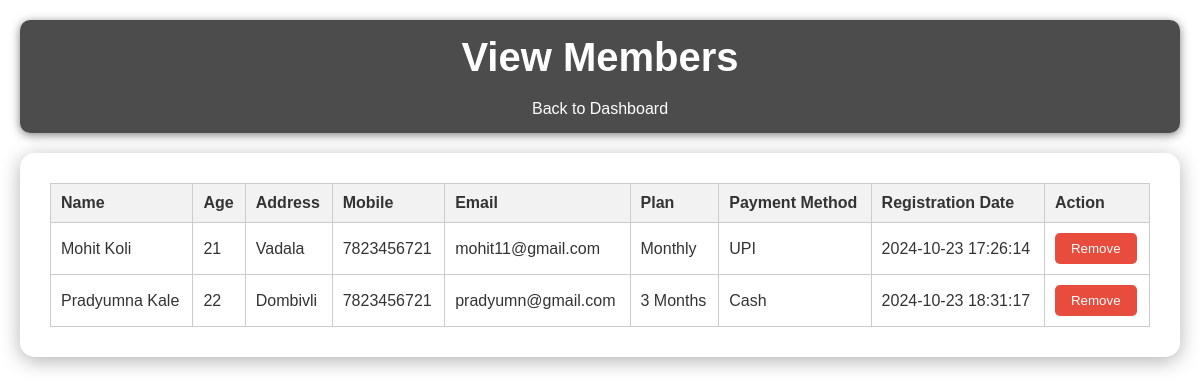
Page /view_members (signed in) on the committed database.
### tables this page shows
CREATE TABLE members (
    id INTEGER PRIMARY KEY AUTOINCREMENT,
    name TEXT NOT NULL,
    surname TEXT NOT NULL,
    age INTEGER NOT NULL,
    address TEXT NOT NULL,
    mobile TEXT NOT NULL,
    email TEXT NOT NULL,  -- Email field added for members
    plan_id INTEGER,
    payment_method TEXT NOT NULL,
    registration_date TIMESTAMP DEFAULT CURRENT_TIMESTAMP,
    FOREIGN KEY (plan_id) REFERENCES plans (id)
);

CREATE TABLE plans (
    id INTEGER PRIMARY KEY AUTOINCREMENT,
    name TEXT NOT NULL,  -- Updated to 'name' instead of 'plan_name'
    duration TEXT NOT NULL,
    price REAL NOT NULL
);

### app.py (the view)
@app.route('/view_members')
def view_members():
    if 'username' in session:
        conn = get_db_connection()
        cursor = conn.cursor()
        cursor.execute('''
    SELECT m.id, m.name, m.surname, m.age, m.address, m.mobile, m.email, p.name AS plan_name, m.payment_method, m.registration_date
    FROM members m
    LEFT JOIN plans p ON m.plan_id = p.id
''')
        members = cursor.fetchall()
        conn.close()
        return render_template('view_members.html', members=members)
    else:
        flash('Please login first!')
        return redirect(url_for('login'))

### app.py (called while the page is built)
def get_db_connection():
    conn = sqlite3.connect('users.db')
    conn.row_factory = sqlite3.Row
    return conn

### templates/view_members.html (shortened to what this page needs)
<!DOCTYPE html>
<html lang="en">
<head>
</head>
<body>
    <header>
        <h1>View Members</h1>
        <a href="{{ url_for('dashboard') }}">Back to Dashboard</a>
    </header>
    <section>
        <table>
            <thead>
                <tr>
                    <th>Name</th>
                    <th>Age</th>
                    <th>Address</th>
                    <th>Mobile</th>
                    <th>Email</th>
                    <th>Plan</th>
                    <th>Payment Method</th>
                    <th>Registration Date</th>
                    <th>Action</th>
                </tr>
            </thead>
            <tbody>
                {% for member in members %}
                    <tr>
                        <td>{{ member.name }} {{ member.surname }}</td>
                        <td>{{ member.age }}</td>
                        <td>{{ member.address }}</td>
                        <td>{{ member.mobile }}</td>
                        <td>{{ member.email }}</td>
                        <td>{{ member.plan_name }}</td>
                        <td>{{ member.payment_method }}</td>
                        <td>{{ member.registration_date }}</td>
                        <td>
                            <form method="POST" action="/remove_member" style="margin: 0;">
                                <button type="submit">Remove</button>
                            </form>
                        </td>
                    </tr>
                {% endfor %}
            </tbody>
        </table>
    </section>
</body>
</html>

### templates/view_members.html (style rules this page uses)
body { font-family: Arial, sans-serif; background-image: url('https://www.shutterstock.com/image-photo/barbell-fitness-training-gym-sports-600nw-2139742761.jpg'); background-size: cover; background-position: center; margin: 0; padding: 20px; color: #333; }
header { text-align: center; margin-bottom: 20px; background-color: rgba(0, 0, 0, 0.7); padding: 15px; border-radius: 10px; box-shadow: 0 2px 10px rgba(0, 0, 0, 0.5); }
h1 { margin: 0; font-size: 2.5em; color: #fff; }
section { max-width: 1200px; margin: 0 auto; background: rgba(255, 255, 255, 0.9); padding: 30px; border-radius: 15px; box-shadow: 0 4px 20px rgba(0, 0, 0, 0.3); }
table { width: 100%; border-collapse: collapse; }
th, td { border: 1px solid #ccc; padding: 10px; text-align: left; }
th { background-color: #f2f2f2; }
button { background-color: #e74c3c; color: white; border: none; padding: 8px 16px; border-radius: 5px; cursor: pointer; transition: background-color 0.3s; }
a { color: #fff; text-decoration: none; margin-top: 20px; display: inline-block; }

### rows in the picture
members: name "Mohit", surname "Koli", age "21", address "Vadala", mobile "7823456721", email "mohit11@gmail.com", plan_name "Monthly", payment_method "UPI", registration_date "2024-10-23 17:26:14"
members: name "Pradyumna", surname "Kale", age "22", address "Dombivli", mobile "7823456721", email "pradyumn@gmail.com", plan_name "3 Months", payment_method "Cash", registration_date "2024-10-23 18:31:17"
